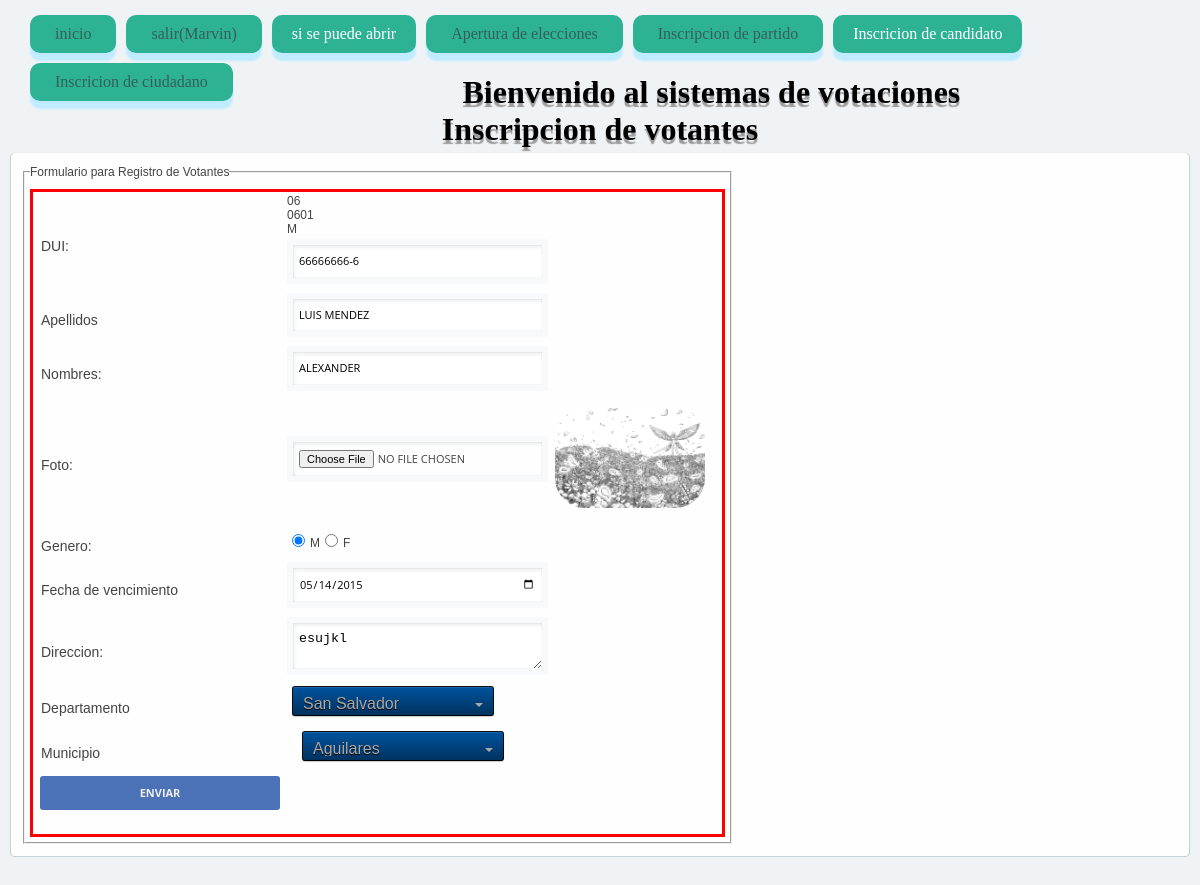
The app's page /ciudadanoBuscar.php?id=7 (signed in) with its own data.
### tables this page shows
CREATE TABLE IF NOT EXISTS `ciudadano` (
`id_ciudadano` int(11) NOT NULL,
  `dui` varchar(10) NOT NULL,
  `nombres` varchar(30) NOT NULL,
  `apellidos` varchar(30) NOT NULL,
  `fecha_vencimiento` date NOT NULL,
  `genero` varchar(2) NOT NULL,
  `foto` varchar(50) NOT NULL,
  `id_departamento` varchar(11) NOT NULL,
  `id_municipios` varchar(11) NOT NULL,
  `direccion` varchar(150) NOT NULL,
  `estadodeVoto` varchar(20) NOT NULL
);

### Clases/Coneccion.php (called while the page is built, shortened)
<?php
 function consultaD($coneccion,$sql,$modo=2,$presentacion=FALSE){
	$ejecutor= $coneccion;
	$manejador = trim($sql) ;
	$devolucion = "" ;
	try {$datos = $ejecutor->query($manejador);
		$datos-> setFetchMode($modo) ;
		if ($presentacion==TRUE){
			$devolucion.= "<table border=1>";
			foreach ($datos->fetchAll() as $registros){
				$devolucion.="<tr>";
				foreach ($registros as $valor){
					$devolucion.="<td>".$valor."</td>";
				}
				$devolucion.= "</tr>";
			}
			$devolucion.="</table>";
				}else{
					$contenedor = $datos->fetchAll();
					$devolucion= $contenedor;
				}
	}catch (Exception $exc ) {
		return "No se pudieron consultar los datos<br />".$exc->getMessage();
	}
	return $devolucion;
}
?>

### ciudadanoBuscar.php (the view, shortened to what this page needs)
<?php include './Clases/Coneccion.php';?>
<?php  include "Coneccion.php"; ?>
 <?php
 if (isset($_SESSION["nombre"])) {
 	?>
<?php   $sql = "SELECT * FROM  ciudadano WHERE id_ciudadano='".$_REQUEST['id']."';";
  $datos=consultaD($con,$sql,3);?>
<!DOCTYPE html>
<html>
	<head>
			<link rel=stylesheet href="css/estyle.css" type="text/css">
			<link rel=stylesheet href="css/name.css" type="text/css">
			<link rel=stylesheet href="css/selec.css" type="text/css">
			<link rel="stylesheet" type="text/css" href="css/prototipo1.css">
	</head>
	<body>
				<div ID ="base">
<section>
<ul Class="juan">
 <li><a href="hhh.html">inicio</a></li>
 <li><a href="Index.php?cerrar=session"> salir(<?php echo $_SESSION["nombre"];?>)</a></li>
		<li><?php
		$consulta= mysql_query("SELECT * FROM tipo_de_eleccion WHERE tipo_eleccion1= 1 or tipo_eleccion1=2 or tipo_eleccion1=3  ",$Coneccion);
@$array_consulta = mysql_fetch_array($consulta);
$fecha=$array_consulta["fecha"];
if ($fecha<date("Y") ) {
echo "si se puede abrir";
echo "<li><a href='Tipo de eleccion t.php'> Apertura de elecciones</a>
";
}else{
	echo "";
}
?></li>
		<li><a href="Formulario Inscripcion Partido.php">Inscripcion de partido</a>
</li>
		<li>Inscricion de candidato
		</li>
		<li><a href="Formulario Registro de votante .php">Inscricion  de ciudadano</a>
		</li>
	</ul>
	<br>
</section>
</div>
<br>
		<br>
		<h1> Bienvenido al sistemas de votaciones <br>Inscripcion de votantes</h1>
			<form action="modificarCiudadano.php"  method="post" enctype="multipart/form-data" class="box lgin">
		<table  >
		<td>
		<fieldset>
  				<legend> Formulario para Registro de Votantes</legend>
  				<table  bordercolor="red">
  				<td>
  				<label>DUI:</label>
  				</td>
  				<td>
  				<?php
  				$depto=$datos[0][7];
  				$muni=$datos[0][8];
  				echo $depto;
  				echo "<br>";
  				echo $muni;
  				echo "<br>";
  				$generos=$datos[0][5];
  				echo $generos;
  				?>
  					<input type="Text" name="DUI" value='<?php print $datos[0][1]?>' id="hola" Placeholder="00000000-0" onkeyup="mascara(this,'-',patron3,true)" onkeypress="return justNumbers(event);" maxlength="10"  required>
  				</td>
		<tr>
			<td>
				<label>Apellidos</label>
			</td>
			<td>
				<input type="Text" name="Apellido" value='<?php print $datos[0][3]?>' onkeypress="txNombres()" placeholder="Apellido" required>
			</td>
		</tr>
		<tr>
			<td>
				<label>Nombres:</label>
			</td>
			<td>
				<input type="Text" name="Nombre" value='<?php print $datos[0][2]?>' onkeypress="txNombres()"  placeholder="Nombres" required>
			</td>
		</tr>
		<tr>
			<td>
				<label>Foto:</label>
			</td>
			<td>
				 <input type="file" name="imagen" onclick="document.getElementById('imagen').style.display='none'" id="files"  accept="image/*"  >
			</td>
			<td width="170px" height="126px">
			<img  id="imagen"  style="width:150px;height:100px;"src="<?php print $datos[0][6]?>" >
              </td>
		</tr>
		<tr>
			<td>
				<label>Genero:</label>
			</td>
			<td>
			<?php
				if ($generos=="M") {
		echo '<input type="Radio" checked="TRUE" name="genero" value="M">M';
		echo '<input type="Radio" name="genero" value="F" required>F ';
				}else{
					echo '<input type="Radio"  name="genero" value="M">M';
		echo '<input type="Radio" checked="TRUE" name="genero" value="F" required>F ';
				}
			  ?>
			</td>
		</tr>
		<tr>
			<td>
				<label>Fecha de vencimiento</label>
			</td>
			<td>
				<input type="date" name="fecha"  value='<?php print $datos[0][4]?>'required>
			</td>
		</tr>
		<tr>
			<td>
				<label>Direccion:</label>
			</td>
			<td>
				 <textarea name="direccion" placeholder='direccion' required><?php print $datos[0][9]?></textarea>
			</td>
		</tr>
		<tr>
			<td>
				<label>Departamento</label>
			</td>
			<td>
			<div class="dropdown dropdown-dark">
			<select name="Departamento" size="1"   class="dropdown-select" onchange="cargarMunicipio(this.options[this.selectedIndex].value);" required>
				<?php
								 	$sql="SELECT id_departamento,departamento,codigo_departamento FROM departamentos WHERE codigo_departamento ='".$depto."'";
				$datos = consultaD($con,$sql);
  					foreach ($datos as  $value) {
  						print "<option value='";
  						print $value['codigo_departamento']."'";
  						print">";
  						print utf8_encode($value['departamento']);
  						print "</option>";
					}
				?>
				</select>
				</div>
			</td>
		</tr>
		<tr>
			<td>
				 <label>Municipio</label>
			</td>
			<td width="203px" height="32px">
			<div class="dropdown dropdown-dark">
					<select name="Municipio" size="1" class="dropdown-select" >
				<?php
				$sql="SELECT id_municipios,municipios,codigo_municipio FROM municipios WHERE codigo_municipio ='".$muni."'";
				$datos = consultaD($con,$sql);
  					foreach ($datos as  $value) {
  						print "<option value='";
  						print $value['codigo_municipio']."'";
  						print">";
  						print utf8_encode($value['municipios']);
  						print "</option>";
					}
				?>
				</select>
			</td>
		</tr>
		<tr>
			<td>
				<input type="submit" value="enviar" name="envio" onclick="wordCount()" >
			</td>
		</tr>
		</table>
		</fieldset>
	</td>
		</table>
		</form>
	</body>
</html>
 	<?php
}else{
	echo "<script type=\"text/javascript\">alert(\"Tu session ha sido cerrada inicia nuevamente\");window.location.assign('Index.php');</script>";
}
  ?>

### css/estyle.css (style rules this page uses)
img { float-left: 50px; padding-top:0px; height: 150px; width: 400px; border-radius:30px; border-image: 20px; border-color: black; }
body { background-color:; }
h1 { text-align: center; text-shadow: 0 4px 1px #9c9c9c; }
* { padding:0px; margin:5px; }
ul , ol { list-style:none; }
a { Text-Decoration:none; color:blue; }
.juan li { Background-Color:black; Color:White; Text-Decoration:none; Padding:10px 20px; Display:block; -moz-border-radius: 10px ; -webkit-border-radius: 10px; border-radius: 10px; moz-box-shadow: 0 8px 2px pink; -webkit-box-shadow: 0 8px pink; box-shadow: 0 8px 2px pink; }
.juan,li:hover { background-color:silver; }
.juan > li { float:left; }

### css/name.css (style rules this page uses)
body { background:#eff3f6; }
.box { background:#fefefe; border: 1px solid #C3D4DB; border-top:1px; -webkit-border-radius:5px; -moz-border-radius:5px; border-radius:5px; -moz-box-shadow:rgba(0,0,0,0.15) 0 0 1px; -webkit-box-shadow:rgba(0,0,0,0.15) 0 0 1px; box-shadow:rgba(0,0,0,0.15) 0 0 1px; color:#444; font:normal 12px/14px Arial, Helvetica, Sans-serif; margin:0 auto 30px; overflow:hidden; }
.box label { display:block; font:14px/22px Arial, Helvetica, Sans-serif; margin:10px 0 0 6px; }
input { text-transform: uppercase; }
.box input[type=file], .box textarea, .box input[type=date], .box input[type=text], .box input[type=password], .txtField, .cjComboBox { border:6px solid #F7F9FA; -webkit-border-radius:3px; -moz-border-radius:3px; border-radius:3px; -moz-box-shadow:2px 3px 3px rgba(0, 0, 0, 0.06) inset, 0 0 1px #95a2a7 inset; -webkit-box-shadow:2px 3px 3px rgba(0, 0, 0, 0.06) inset, 0 0 1px #95a2a7 inset; box-shadow:2px 3px 3px rgba(0, 0, 0, 0.06) inset, 0 0 1px #95a2a7 inset; margin:3px 0 4px; padding:8px 6px; width:237px; display:block; }
input { border: none; font-family: 'Open Sans', Arial, sans-serif; font-size: 11px; line-height: 1.5em; padding: 0; }
form input[type="submit"] { border-radius: 3px; -moz-border-radius: 3px; -webkit-border-radius: 3px; background-color:#4B71B6; color: #eee; font-weight: bold; margin-bottom: 2em; text-transform: uppercase; width: 240px; height: 34px; }

### css/selec.css (style rules this page uses)
.dropdown { display: inline-block; position: relative; overflow: hidden; height: 28px; width: 200px; background: #f2f2f2; border: 1px solid; border-color: white #f7f7f7 #f5f5f5; border-radius: 3px; background-image: -webkit-linear-gradient(top, transparent, rgba(0, 0, 0, 0.06)); background-image: -moz-linear-gradient(top, transparent, rgba(0, 0, 0, 0.06)); background-image: -o-linear-gradient(top, transparent, rgba(0, 0, 0, 0.06)); background-image: linear-gradient(to bottom, transparent, rgba(0, 0, 0, 0.06)); -webkit-box-shadow: 0 1px 1px rgba(0, 0, 0, 0.08); box-shadow: 0 1px 1px rgba(0, 0, 0, 0.08); }
.dropdown:before, .dropdown:after { content: ''; position: absolute; z-index: 2; top: 9px; right: 10px; width: 0; height: 28px; border: 4px dashed; border-color: #888 transparent; pointer-events: none; }
select>option { cursor:pointer; }
.dropdown:before { border-bottom-style: solid; border-top: none; }
.dropdown:after { margin-top: 7px; border-top-style: solid; border-bottom: none; }
.dropdown-select { position: relative; cursor: pointer; width: 130%; margin: 0; padding: 6px 8px 6px 10px; height: 33px; line-height: 14px; font-size: 16px; color: #62717a; text-shadow: 0 1px white; background: #f2f2f2; background: rgba(0, 0, 0, 0) !important; border: 0; border-radius: 0; -webkit-appearance: none; }
.dropdown-select > option { font-size:20px; margin: 3px; padding: 6px 8px; text-shadow: none; background: #f2f2f2; border-radius: 3px; cursor:pointer; }
.dropdown-dark { cursor: pointer; background: #00539E; border-color: #111 #0a0a0a black; background-image: -webkit-linear-gradient(top, transparent, rgba(0, 0, 0, 0.4)); background-image: -moz-linear-gradient(top, transparent, rgba(0, 0, 0, 0.4)); background-image: -o-linear-gradient(top, transparent, rgba(0, 0, 0, 0.4)); background-image: linear-gradient(to bottom, transparent, rgba(0, 0, 0, 0.4)); -webkit-box-shadow: inset 0 1px rgba(255, 255, 255, 0.1), 0 1px 1px rgba(0, 0, 0, 0.2); box-shadow: inset 0 1px rgba(255, 255, 255, 0.1), 0 1px 1px rgba(0, 0, 0, 0.2); }
.dropdown-dark:before { border-bottom-color: #aaa; }
.dropdown-dark:after { border-top-color: #aaa; }
.dropdown-dark .dropdown-select { color: #aaa; text-shadow: 0 1px black; background: #444; cursor: pointer; }
.dropdown-dark .dropdown-select > option { background: #00539E; text-shadow: 0 1px rgba(0, 0, 0, 0.4); cursor:pointer; }

### records on screen
ciudadano: id_departamento "06", id_municipios "0601", genero "M", DUI "66666666-6", Apellido "Luis mendez", Nombre "Alexander", foto (picture), fecha "05/14/2015", direccion "esujkl"

### other values on screen
$_SESSION["nombre"] "Marvin"
form field Departamento "San Salvador"
form field Municipio "Aguilares"
